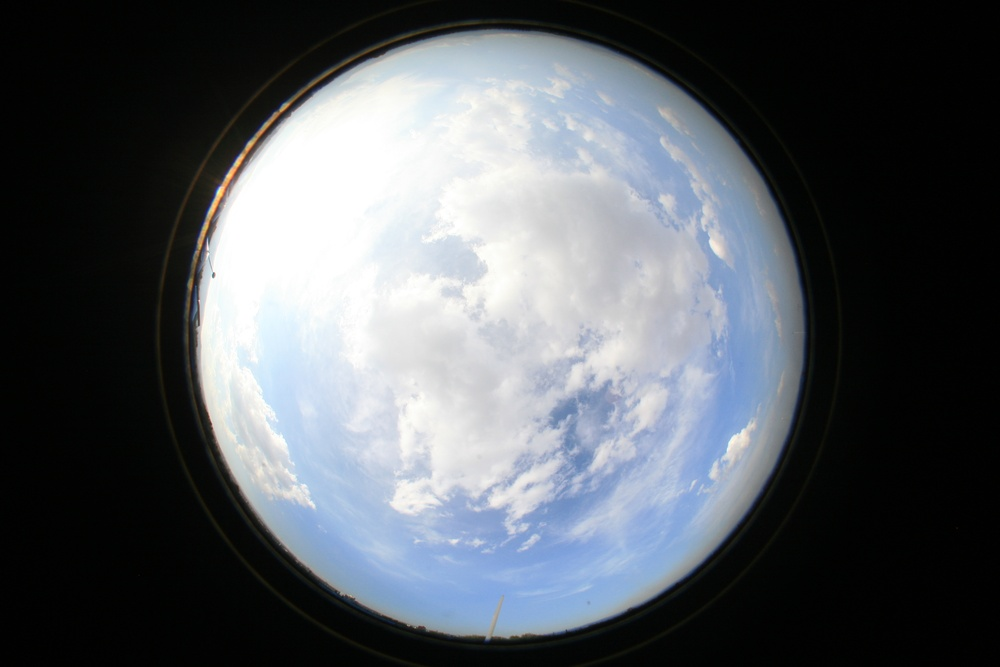
#> input picture main/11838.jpg, 1000 x 667 px, shrunk from 4368 x 2912 before the run
$ python Segmentador.py 11838.jpg 11838.jpg
#> lines starting #> are read from the running program, lines starting #| are printed output that depends on the picture; after the words box and inside, x2 and y2 are one past the last pixel; in counts of white or black regions, pixels touching at a corner belong together; long printed decimals are rounded
### main/Filtro.py
import cv2
import numpy as np

def filtrar(nombre):
    """
    Aplica un filtro a una imagen y devuelve una nueva imagen filtrada.

    Args:
        nombre (str): El nombre del archivo de imagen de entrada.

    Returns:
        numpy.ndarray: Una imagen filtrada representada como un arreglo numpy en formato RGBA.

    Ejemplo:
        >>> arreglo = filtrar("11838.jpg")
    """
#> called with nombre = '11838.jpg'
    try:
        imagen = cv2.imread(nombre)
#> imagen is the input picture: shape (667, 1000, 3); mean B, G, R 97.3, 91.8, 87.1
    except Exception as e:
        print(f"Error al procesar la imagen: {str(e)}")
        return None
    if imagen is None:
        print(f"No se pudo abrir la imagen: {nombre}")
        return None

    ceros = np.array([80, 60, 60], dtype=np.uint8)
    limite = 0.95
    mask1 = np.all(imagen < ceros, axis=-1)
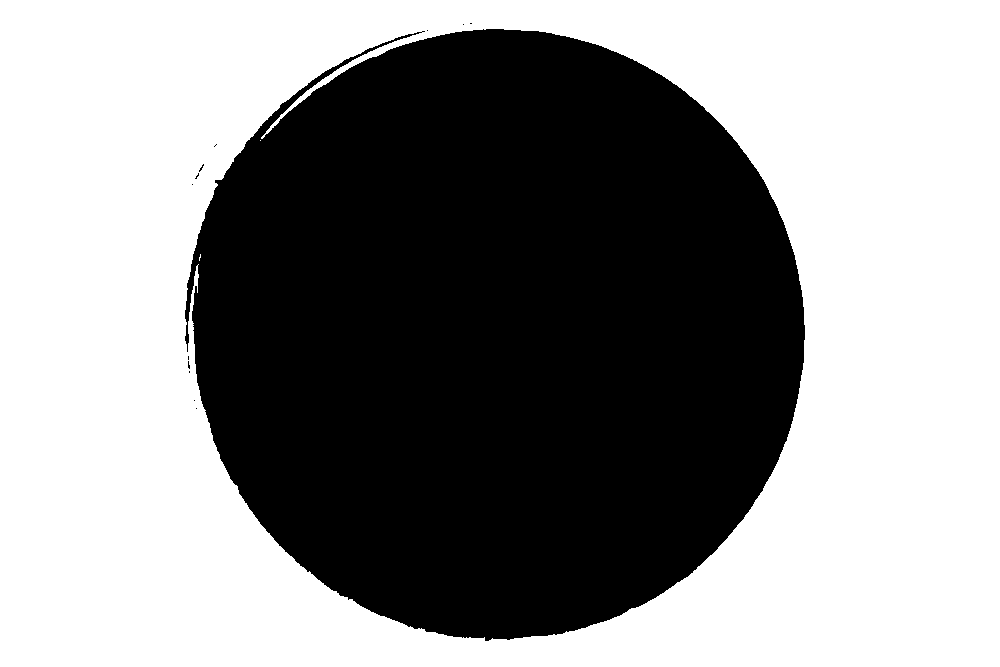
#> mask1: shape (667, 1000) bool; 55.7% white; 13 black regions (12 under 20 px), largest, box (x1, y1, x2, y2) and area: (185, 29, 805, 641) 295604
    epsilon = 1e-6
    rojo = imagen[..., 0] + epsilon
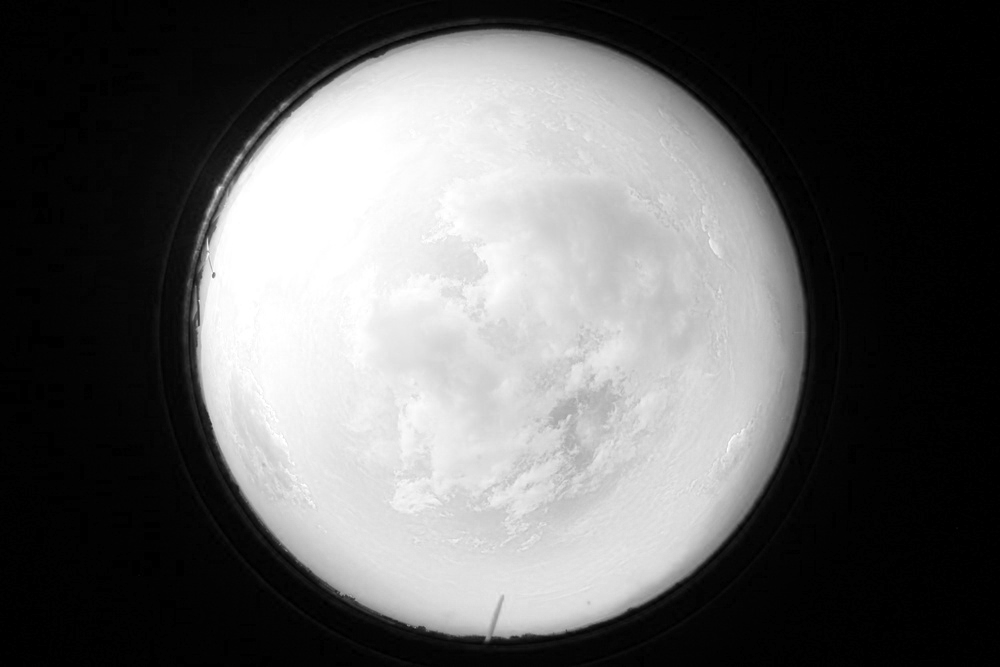
#> rojo: shape (667, 1000) float64; min 1e-06, max 255, mean 97.3; drawn with min black and max white
    mask2 = imagen[..., 2] / rojo < limite
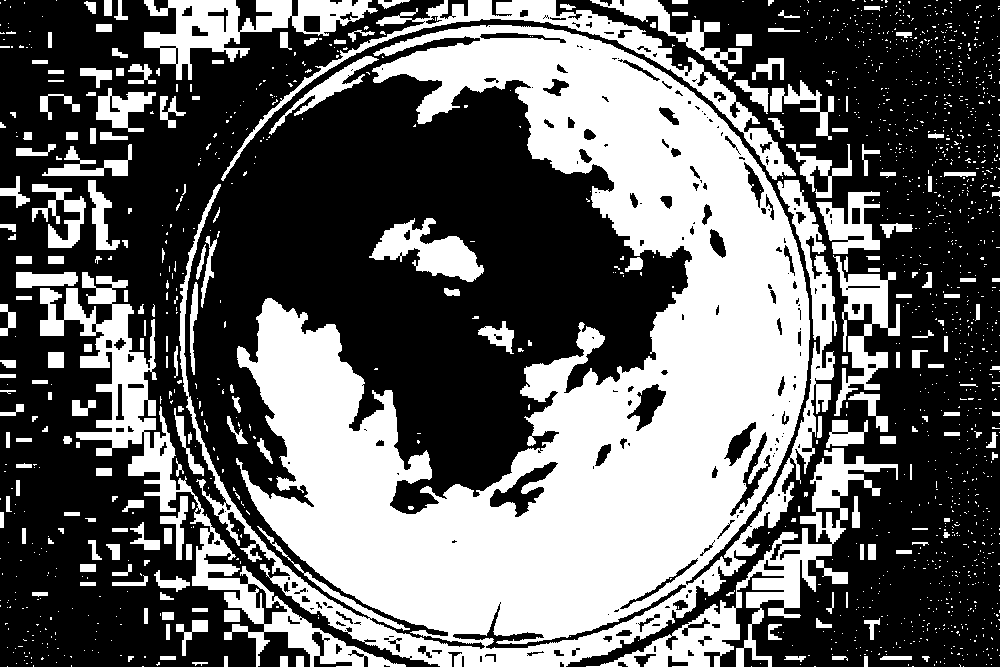
#> mask2: shape (667, 1000) bool; 40% white; 1498 white regions (1283 under 20 px), largest, box (x1, y1, x2, y2) and area: (179, 25, 837, 667) 179743, (40, 272, 406, 667) 16034, (586, 448, 898, 667) 11027
    rgba_imagen = np.zeros((imagen.shape[0], imagen.shape[1], 4), dtype=np.uint8)
    rgba_imagen[..., :3] = imagen
    rgba_imagen[..., 3] = 255
    rgba_imagen[mask1, 3] = 0
    rgba_imagen[mask2, :3] = 0
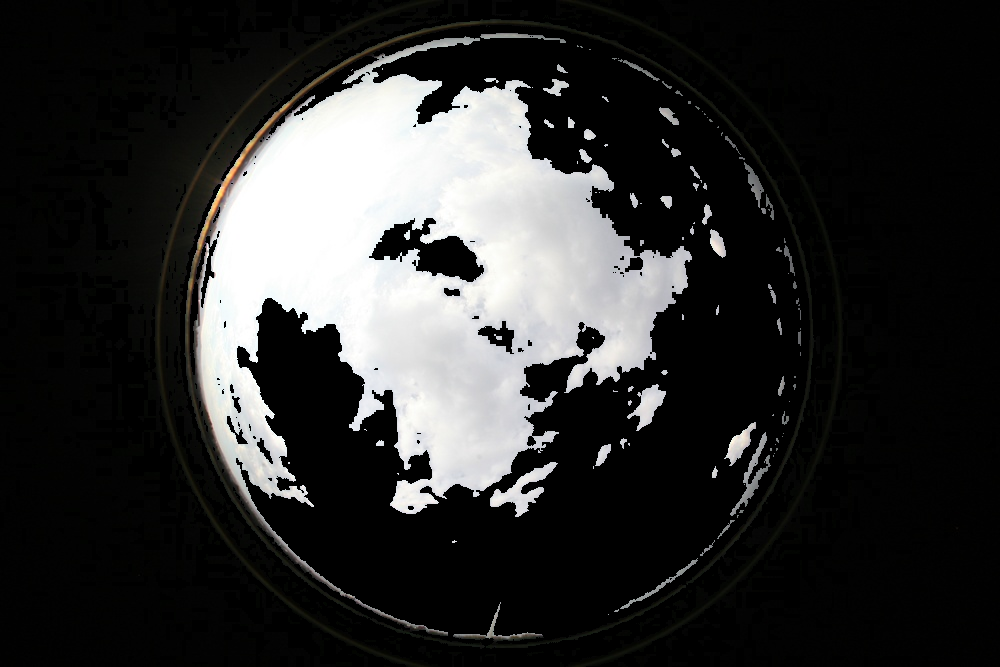
#> rgba_imagen: shape (667, 1000, 4); mean B, G, R, A 46.7, 47.1, 47, 113

    return rgba_imagen


# [4 lines that do not run on import are left out]

### main/Segmentador.py
import numpy as np
import cv2
import sys
import Filtro

def indiceDeCobertura(arreglo):
    """
    Busca un ticket en un archivo CSV y devuelve el clima de la ciudad de origen y destino asociada al ticket.

    Args:
    arreglo: con 3 dimensiones, ancho, alto y rgb

    Returns:
        float: cobertura nubosa
    """
    alfa=arreglo[...,3]
    total=np.sum(alfa>0)
#> total = 295653
    nubes=np.sum(np.all(arreglo[:,:,:4]==[255,255,255,255],axis=2))
#> nubes = 19110
    return float(nubes/total)

if __name__ == "__main__":
    if len(sys.argv) < 2:
        print("Uso: python programa.py archivo_entrada.jpg [S]")
        sys.exit(1)

    archivo_entrada = sys.argv[1]
    arreglo=Filtro.filtrar(archivo_entrada)
    if arreglo is None:
        sys.exit(1)
    indice=indiceDeCobertura(arreglo)
#> indice = 0.0646
    print("CCI: ", indice)
#| CCI:  0.06464
    if len(sys.argv) == 3 and sys.argv[2].lower() == "s":
        archivo_salida = f"{archivo_entrada[:-4]}-seg.png"
        cv2.imwrite(archivo_salida, arreglo)
